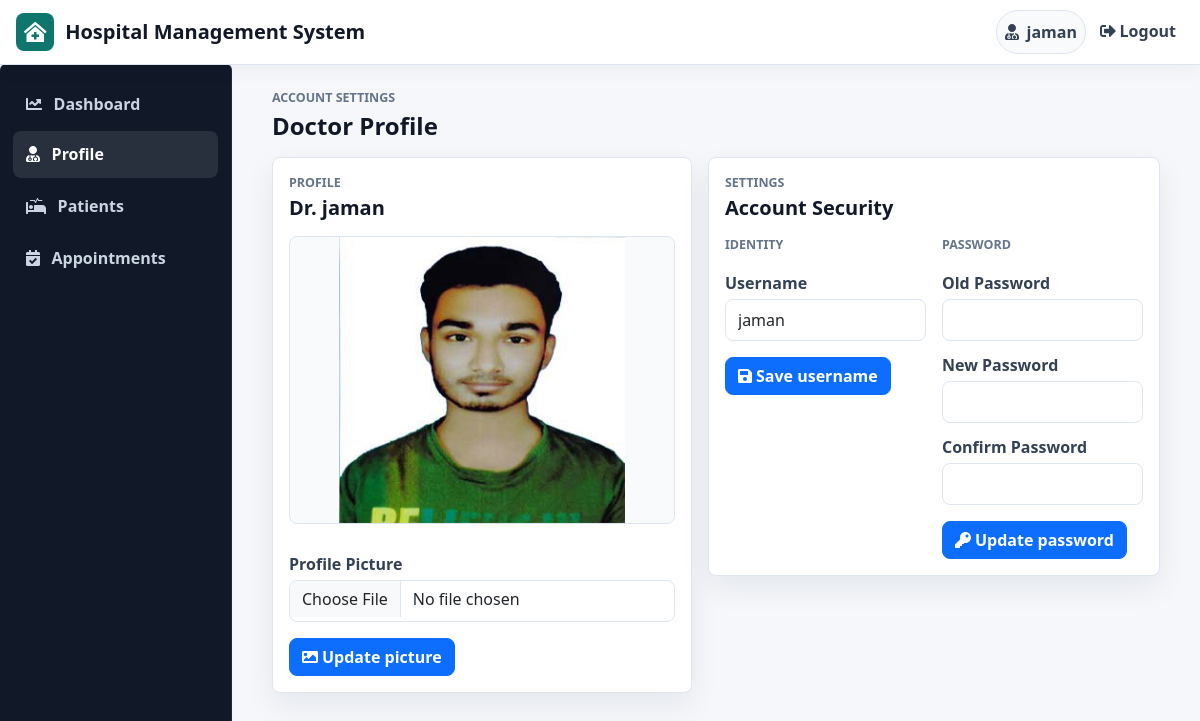
Screenshot of /doctor/profile.php (signed in) with the database file from the repository.
### tables this page shows
CREATE TABLE `doctors` (
  `id` int(100) NOT NULL,
  `firstname` varchar(100) NOT NULL,
  `surname` varchar(100) NOT NULL,
  `username` varchar(100) NOT NULL,
  `email` varchar(100) NOT NULL,
  `gender` varchar(100) NOT NULL,
  `phone` varchar(100) NOT NULL,
  `address` text DEFAULT NULL,
  `password` varchar(100) NOT NULL,
  `salary` varchar(100) NOT NULL,
  `consultation_fee` decimal(10,2) NOT NULL DEFAULT 0.00,
  `data_reg` varchar(100) NOT NULL,
  `status` varchar(100) NOT NULL,
  `profile` varchar(100) NOT NULL,
  `qualification` varchar(255) DEFAULT NULL,
  `specialization` varchar(255) DEFAULT NULL,
  `license_number` varchar(100) DEFAULT NULL,
  `certification` text DEFAULT NULL,
  `experience` text DEFAULT NULL
);

### include/connection.php (called while the page is built, shortened)
<?php
$host = "localhost";
$user = "root";
$password = "root";
$database = "hmsDB";
$connect = mysqli_connect($host, $user, $password, $database);
mysqli_set_charset($connect, "utf8mb4");
function e($value)
{
    return htmlspecialchars((string) ($value ?? ''), ENT_QUOTES, 'UTF-8');
}
function db_select_one($sql, $types = '', ...$params)
{
    global $connect;
    $stmt = mysqli_prepare($connect, $sql);
    if ($types !== '') {
        mysqli_stmt_bind_param($stmt, $types, ...$params);
    }
    mysqli_stmt_execute($stmt);
    $result = mysqli_stmt_get_result($stmt);
    return $result ? mysqli_fetch_assoc($result) : null;
}
?>

### doctor/profile.php (the view, shortened to what this page needs)
<?php
include("../include/auth.php");
include("../include/connection.php");
$doc = $_SESSION['doctor'];
$row = db_select_one("SELECT username, profile FROM doctors WHERE username = ? LIMIT 1", "s", $doc);
$username = $row['username'] ?? $doc;
$profile = $row['profile'] ?? 'doctor.jpg';
?>
<!DOCTYPE html>
<html>
<head>
</head>
<body>
<?php
include("../include/header.php");
include("sidenav.php");
?>
<main class="col-md-10">
    <div class="page-heading">
        <div>
            <p class="eyebrow">Account Settings</p>
            <h4>Doctor Profile</h4>
        </div>
    </div>
    <section class="hms-compact-grid">
        <div class="hms-card">
            <div class="page-heading">
                <div>
                    <p class="eyebrow">Profile</p>
                    <h5>Dr. <?php echo e($username); ?></h5>
                </div>
            </div>
            <img src="img/<?php echo e($profile); ?>" class="hms-profile-image mb-3" alt="Profile picture">
            <form method="post" enctype="multipart/form-data">
                <label>Profile Picture</label>
                <input type="file" name="profile" class="form-control" accept="image/jpeg,image/png,image/gif">
                <button type="submit" name="update_profile" class="btn btn-primary mt-3"><i class="fas fa-image me-1"></i>Update picture</button>
            </form>
        </div>
        <div class="hms-card">
            <div class="page-heading">
                <div>
                    <p class="eyebrow">Settings</p>
                    <h5>Account Security</h5>
                </div>
            </div>
            <div class="hms-form-grid">
                <form method="post">
                    <p class="eyebrow">Identity</p>
                    <label>Username</label>
                    <input type="text" name="uname" class="form-control" autocomplete="off" value="<?php echo e($username); ?>" required>
                    <button type="submit" name="change_username" class="btn btn-primary mt-3"><i class="fas fa-save me-1"></i>Save username</button>
                </form>
                <form method="post">
                    <p class="eyebrow">Password</p>
                    <label>Old Password</label>
                    <input type="password" name="old_pass" class="form-control" autocomplete="current-password" required>
                    <label>New Password</label>
                    <input type="password" name="new_pass" class="form-control" autocomplete="new-password" required>
                    <label>Confirm Password</label>
                    <input type="password" name="con_pass" class="form-control" autocomplete="new-password" required>
                    <button type="submit" name="update_pass" class="btn btn-primary mt-3"><i class="fas fa-key me-1"></i>Update password</button>
                </form>
            </div>
        </div>
    </section>
</main>
</body>
</html>

### include/header.php (style rules this page uses)
:root { --hms-primary: #0f766e; --hms-primary-dark: #134e4a; --hms-accent: #1d4ed8; --hms-success: #15803d; --hms-warning: #b45309; --hms-danger: #b91c1c; --hms-bg: #f5f7fb; --hms-surface: #ffffff; --hms-soft: #eef6f6; --hms-border: #dde6f0; --hms-text: #111827; --hms-muted: #64748b; --hms-sidebar: #111827; --hms-shadow: 0 12px 30px rgba(15, 23, 42, 0.07); }
* { letter-spacing: 0; }
body { padding-top: 0; background: var(--hms-bg); color: var(--hms-text); font-family: "Segoe UI", Arial, sans-serif; }
body > .col-md-10, body > .col-md-6 { margin-left: 248px; max-width: calc(100% - 264px); padding: 1.5rem 1.5rem 2.5rem; }
.page-heading { display: flex; align-items: center; justify-content: space-between; gap: 1rem; margin-bottom: 1rem; }
.page-heading h4, .page-heading h5 { margin: 0; font-weight: 750; color: var(--hms-text); }
.eyebrow { margin: 0 0 0.25rem; color: var(--hms-muted); font-size: 0.78rem; font-weight: 700; text-transform: uppercase; }
.hms-card, .card, .jumbotron { background: var(--hms-surface) !important; border: 1px solid var(--hms-border) !important; border-radius: 8px !important; box-shadow: var(--hms-shadow); padding: 1rem; }
.hms-compact-grid { display: grid; grid-template-columns: minmax(280px, 420px) minmax(0, 1fr); gap: 1rem; align-items: start; }
.hms-form-grid { display: grid; grid-template-columns: repeat(2, minmax(0, 1fr)); gap: 1rem; }
.hms-profile-image { width: 100%; height: clamp(240px, 36vh, 340px); object-fit: contain; object-position: center; border-radius: 8px; border: 1px solid var(--hms-border); background: #f8fafc; }
.form-control, .form-select { border-color: var(--hms-border); border-radius: 8px; min-height: 42px; }
label { margin-top: 0.75rem; margin-bottom: 0.25rem; color: #334155; font-weight: 650; }
.btn { border-radius: 8px; font-weight: 650; }

### rows the page displays
doctors: username "jaman", profile (picture), uname "jaman"

### other values shown
$user "jaman"
